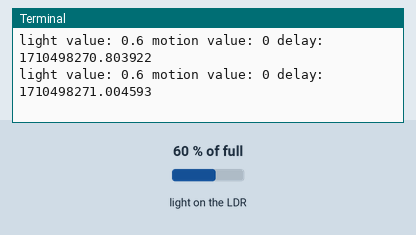
This program was run on a simulated Raspberry Pi (BCM pin numbers). Parts: the last lines printed to the terminal. Inputs (shaded band) come from the test bench; at power-on: light on the LDR 60 % of full. The clock reads 2024-03-15 10:24:30 at power-on unless the program sets it.

Above: at 1.2 s.
1.3 s: light on the LDR set to 2 % of full
At 1.36 s:
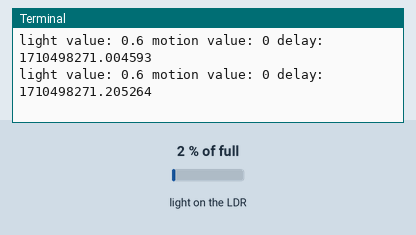
2.8 s: light on the LDR set to 25 % of full
At 2.97 s:
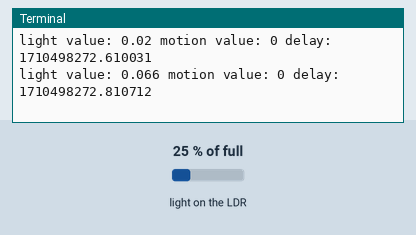
Timing chart, 0 to 5.8 s (numbered marks = the images above; inputs shaded):
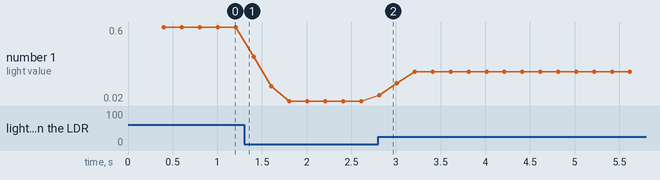

The program:

main.py
```python
#!/usr/bin/python3

from gpiozero import LightSensor, InputDevice, TonalBuzzer
from gpiozero.tones import Tone
from time import sleep, time
import atexit


def cleanExit():
    pass


atexit.register(cleanExit)

lightSensor = LightSensor(19)
motionSensor = InputDevice(13)
buzzer = TonalBuzzer(26)

motionTriggeredTime = 0

while True:
    lightValue = lightSensor.value
    motionValue = motionSensor.value

    if motionValue == 1:
        motionTriggeredTime = time()

    timeSinceTrigger = time() - motionTriggeredTime
    print(
        f"light value: {lightValue} motion value: {motionValue} delay: {timeSinceTrigger}")
    if lightValue < 0.5 and timeSinceTrigger < 15:
        buzzer.play(Tone("A4"))
        sleep(0.2)
        buzzer.play(Tone("C4"))
        sleep(0.2)
        buzzer.stop()
    else:
        sleep(0.2)
```

Measured:
- after the input at 2.8 s, the terminal: prints a new line at once (image 2)
- plotted number 1: 0.6 → 0.02 after the input at 1.3 s, 0.02 → 0.25 after the input at 2.8 s
